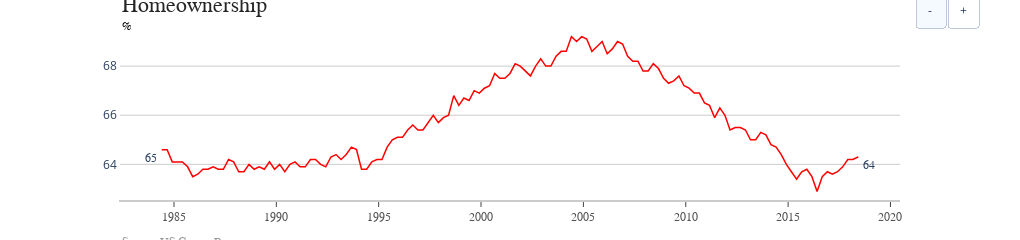

The code cell stored with this chart in its notebook:
### Code cell
s = ['homeownership [RHORUSQ156N]']
dic = dict_from_FRED_description(s)
df = make_hrizontal_tbl(dic, start=start)
df.index  = df.index+ pd.offsets.MonthOffset(2) # bcs data is quartely and when imported come as first day of quarter
df = df[((df.index>='1984-06-01') & (df.index<='2018-07-01'))]
fig = plot_nice(title='Homeownership', dic=dic, df=df, 
          margin=dict(autoexpand=False,l=120,r=120,t=28,b=40), 
          show_series_label=False,height=180,
          recessions=True,
          y_units='%', colors=['red'], source = 'US Census Bureau.')

fig.write_html("../images/jm_f6.html")

### Figure 1 — Plotly figure (JSON) as saved in the notebook; plotly's stock layout.template omitted (floating-point values rounded to 4 significant figures; data arrays with more than 128 entries replaced by an {"elided": "..."} marker saying what was removed)
{"data": [{"connectgaps": true, "line": {"color": "red", "width": 1.5}, "mode": "lines", "name": "homeownership", "type": "scatter", "x": {"elided": "137 str values"}, "y": {"elided": "137 float values"}}, {"marker": {"color": "red", "size": 1}, "mode": "markers", "type": "scatter", "x": ["1984-06-01T00:00:00", "2018-06-01T00:00:00"], "y": [64.6, 64.3]}], "layout": {"annotations": [{"font": {"family": "Arial", "size": 12}, "showarrow": false, "text": "65", "x": 0.05, "xanchor": "right", "xref": "paper", "y": 64.6, "yanchor": "top"}, {"font": {"family": "Arial", "size": 12}, "showarrow": false, "text": "64", "x": 0.95, "xanchor": "left", "xref": "paper", "y": 64.3, "yanchor": "top"}, {"font": {"color": "rgb(37,37,37)", "family": "Arial", "size": 22}, "showarrow": false, "text": "Homeownership", "x": 0, "xanchor": "left", "xref": "paper", "y": 1.05, "yanchor": "bottom", "yref": "paper"}, {"font": {"color": "rgb(150,150,150)", "family": "Arial", "size": 12}, "showarrow": false, "text": "Source: US Census Bureau.", "x": 0, "xanchor": "left", "xref": "paper", "y": -0.2, "yanchor": "top", "yref": "paper"}, {"font": {"color": "black", "family": "Arial", "size": 12}, "showarrow": false, "text": "%", "x": 0, "xref": "paper", "y": 1.06, "yref": "paper"}], "autosize": false, "height": 180, "margin": {"autoexpand": false, "b": 40, "l": 120, "r": 120, "t": 28}, "plot_bgcolor": "white", "showlegend": false, "updatemenus": [{"active": 0, "buttons": [{"args": ["shapes", []], "label": "-", "method": "relayout"}, {"args": ["shapes", [{"fillcolor": "lightgray", "layer": "below", "line": {"color": "white", "width": 0.1}, "line_width": 0, "type": "rect", "x0": "1990-07-01T00:00:00", "x1": "1991-01-01T00:00:00", "xref": "x", "y0": 0, "y1": 0.97, "yref": "paper"}, {"fillcolor": "lightgray", "layer": "below", "line": {"color": "white", "width": 0.1}, "line_width": 0, "type": "rect", "x0": "2001-01-01T00:00:00", "x1": "2001-10-01T00:00:00", "xref": "x", "y0": 0, "y1": 0.97, "yref": "paper"}, {"fillcolor": "lightgray", "layer": "below", "line": {"color": "white", "width": 0.1}, "line_width": 0, "type": "rect", "x0": "2007-10-01T00:00:00", "x1": "2009-04-01T00:00:00", "xref": "x", "y0": 0, "y1": 0.97, "yref": "paper"}]], "label": "+", "method": "relayout"}], "direction": "right", "type": "buttons", "x": 1.1, "y": 1.2}], "width": 1020, "xaxis": {"linecolor": "rgb(204, 204, 204)", "linewidth": 2, "showgrid": true, "showline": true, "showticklabels": true, "tickfont": {"color": "rgb(82, 82, 82)", "family": "Arial", "size": 12}, "ticks": "outside"}, "yaxis": {"gridcolor": "rgb(204, 204, 204)", "showgrid": true, "showline": true, "showticklabels": true, "zeroline": false}}}
